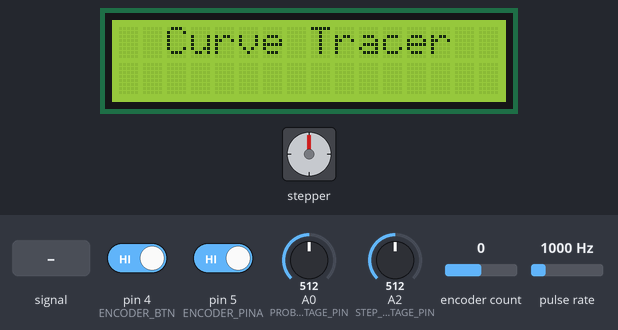
This sketch was run on a simulated Arduino Uno, built with avr-gcc and run on an emulated ATmega328P. Shown: stepper motor, 16×2 character LCD. Wiring (inferred from the names in the program): pulse sensor: data pin 2; stepper motor (2048 steps per turn assumed): coils pin 8, pin 9, pin 10, pin 11. The test bench sets the inputs (shaded band); at power-on: pulse rate 1000 Hz, A0 (PROBE_VOLTAGE_PIN) = 512, pin 4 (ENCODER_BTN) HIGH, pin 5 (ENCODER_PINA) HIGH, A2 (STEP_VOLTAGE_PIN) = 512, encoder count 0. What the sketch prints to the serial monitor is not drawn.

Above: at 0.1 s.
3.3 s: pulse rate (sensor on pin 2) set to 2500 Hz
At 4.9 s:
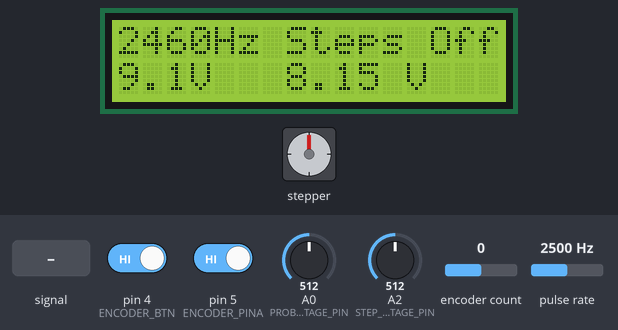
6.3 s: A0 (PROBE_VOLTAGE_PIN) fed a 200 Hz sine of ±81 counts around its level
At 6.86 s:
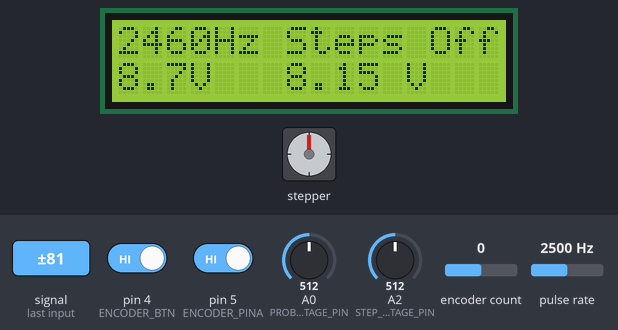
7.8 s: A0 (PROBE_VOLTAGE_PIN) set to 716
At 9.0 s:
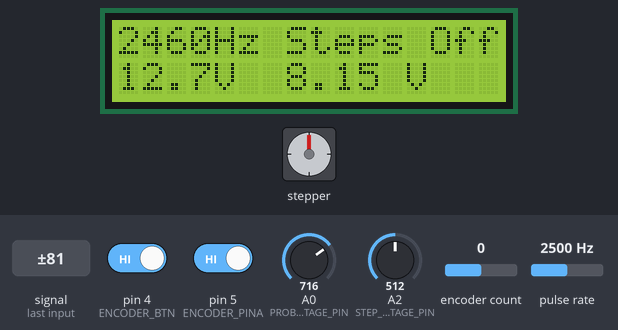
9.3 s: pin 4 (ENCODER_BTN) driven LOW
At 11.0 s:
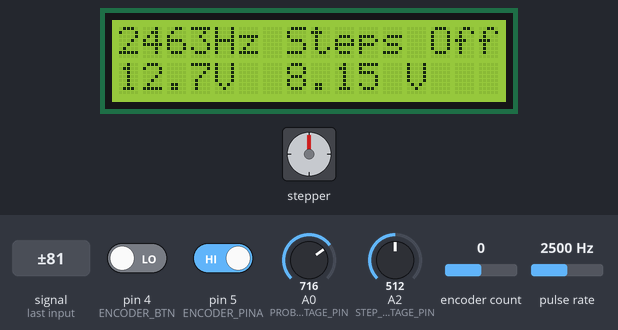
Timing chart, 0 to 12.1 s (numbered marks = the images above; inputs shaded):
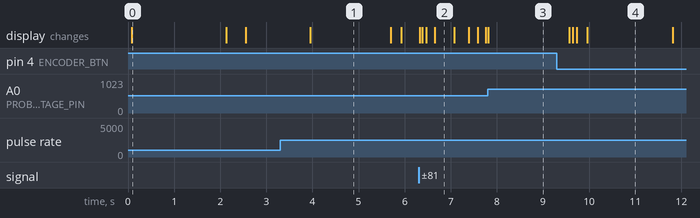

The sketch:

CurveTracerControl.ino
```cpp
// (licence header left out)
#include "RotaryEncoder.h"
#include "QuickStats.h"
#include <LiquidCrystal_I2C.h>

#define FREQ_SCALE_CAL   (float)1.0     // Multiplier to correct frequency
#define FREQ_OFFSET_CAL  (float)0.0     // Multiplier to correct frequency

#define PROBE_SCALE_CAL  (float)3.60    // Multiplier to read correct voltsge.  Modify to calibrate
#define PROBE_OFFSET_CAL (float)0.05    // +/- Offset to adjust, the same offset applies to all frequencies

#define STEP_SCALE_CAL   (float)3.242   // Multiplier to read correct voltsge.  Modify to calibrate
#define STEP_OFFSET_CAL  (float)0.014   // +/- Offset to adjust for proper zero volt reading

#define STEP_CYCLES         1           // how may probe cycles should pass for each step

#define STEP_COUNT_DISPLAY_DURATION 110 // How long to display the step count when it changes, before going back to high voltage display.  No specific units - higher is longer.

#define ENCODER_PINA        5           // Reverse pins A & B if the encoder movement is backwards
#define ENCODER_PINB        6
#define ENCODER_BTN         4

#define FREQ_COUNT_PIN      2
#define PROBE_VOLTAGE_PIN   A0
#define STEP_VOLTAGE_PIN    A2

#define MAX_TIMER_OVERFLOWS 32           // Will cause error display if probe frequnecy drops to about 1 Hz
#define HERTZ_SAMPLES       25           // How many samples of the frequency to use for the display.  The Mode of these is used.  Try increasing if display jitters.
#define VOLTAGE_SAMPLES     5            // How many samples of voltages to use for the display.  The Average of these is used.  Try increasing if display jitters, decrease if voltage display lags.
#define ADC_VOLTAGE_REF     5.021
                                         // 4 bit output to an R2R ladder
                                         // Don't change these.  These must be the first 4 pins of PORTB for the code to function properly
#define R2R_BIT1_PIN        8            // Low order bit - closest to the ground side
#define R2R_BIT2_PIN        9
#define R2R_BIT3_PIN        10
#define R2R_BIT4_PIN        11           // High order bit

// Note: These LCD I2C values may vary.  There are multiple versions of the I2C LCD boards.
// that use different address and pin assignments.  These worked for me but your hardware may differ and require changes.
#define LCD_I2C_ADDR        0x3F
//#define LCD_I2C_ADDR      0x27
#define I2C_EN_PIN          2
#define I2C_RW_PIN          1
#define I2C_RS_PIN          0
#define I2C_D4_PIN          4
#define I2C_D5_PIN          5
#define I2C_D6_PIN          6
#define I2C_D7_PIN          7
#define I2C_BL_PIN          3   //Back light
#define I2C_BACKLIGHT_POLARITY  POSITIVE

QuickStats stats;

LiquidCrystal_I2C lcd(LCD_I2C_ADDR,   // Set the LCD I2C address
                      I2C_EN_PIN,
                      I2C_RW_PIN,
                      I2C_RS_PIN,
                      I2C_D4_PIN,
                      I2C_D5_PIN,
                      I2C_D6_PIN,
                      I2C_D7_PIN,
                      I2C_BL_PIN,
                      I2C_BACKLIGHT_POLARITY);

RotaryEncoder encoder2(ENCODER_PINB, ENCODER_PINA);

volatile unsigned long freqInterruptTime1 = 0xFFFFFFFF;
volatile int timerOverflows = 0;
volatile float highStepVoltage[VOLTAGE_SAMPLES] = {0};
volatile float lowStepVoltage[VOLTAGE_SAMPLES] = {0};
volatile float maxProbeVoltage[VOLTAGE_SAMPLES] = {0};
volatile bool probeFreqError = false;


volatile int stepIndex = 0;
volatile bool stepOutputActive = false;

#define NUM_STEP_PROFILES 7

const byte stepProgression[NUM_STEP_PROFILES][16] = { // position 0 is the number of steps
                                {1,  15,  0,  0,  0,  0,  0,  0,  0,  0,  0,  0,  0,  0,  0,  0},  // one step always max voltage
                                {2,  15,  7,  0,  0,  0,  0,  0,  0,  0,  0,  0,  0,  0,  0,  0},  // two steps alternate max and half voltage
                                {3,  15,  8,  2,  0,  0,  0,  0,  0,  0,  0,  0,  0,  0,  0,  0},  // 3 steps
                                {4,  15, 11,  7,  3,  0,  0,  0,  0,  0,  0,  0,  0,  0,  0,  0},  // 4 steps
                                {5,  15, 12,  9,  6,  3,  0,  0,  0,  0,  0,  0,  0,  0,  0,  0},  // 5 steps
                                {8,  15, 13, 11,  9,  7,  5,  3,  1,  0,  0,  0,  0,  0,  0,  0},  // 8 steps
                                {15, 15, 14, 13, 12, 11, 10,  9,  8,  7,  6,  5,  4,  3,  2,  1}   // 15 steps
                              };

void setup()
{
  lcd.begin(16, 2);
  lcd.clear();
  lcd.setCursor(0, 0);lcd.print(F("  Curve Tracer"));

  pinMode(PROBE_VOLTAGE_PIN,INPUT);
  pinMode(STEP_VOLTAGE_PIN,INPUT);
  pinMode(FREQ_COUNT_PIN,INPUT);
  pinMode(ENCODER_PINA, INPUT_PULLUP);
  pinMode(ENCODER_PINB, INPUT_PULLUP);
  pinMode(ENCODER_BTN, INPUT_PULLUP);

  digitalWrite(R2R_BIT1_PIN,LOW);
  digitalWrite(R2R_BIT2_PIN,LOW);
  digitalWrite(R2R_BIT3_PIN,LOW);
  digitalWrite(R2R_BIT4_PIN,LOW);

  pinMode(R2R_BIT1_PIN,OUTPUT);
  pinMode(R2R_BIT2_PIN,OUTPUT);
  pinMode(R2R_BIT3_PIN,OUTPUT);
  pinMode(R2R_BIT4_PIN,OUTPUT);

  Serial.begin(57600);
  Serial.println("Starting Curve Tracer Control");

  attachInterrupt(digitalPinToInterrupt(FREQ_COUNT_PIN),FreqCount,FALLING);

  encoder2.setPosition(0);

  PCICR |= (1 << PCIE2);    // This enables Pin Change Interrupt 2 that covers Port D - needed for encoder
  PCMSK2 |= (1 << PCINT21) | (1 << PCINT22);  // This enables the interrupt for pin 5 and 6 of Port D - needed for encoder

  delay(2000);
  lcd.clear();

  // Disable timer0 interrupt.  millis(), micros() and dealy() won't function aftger this, but this way timer0 interrupts
  // will not affect timer1, which is used for frequency counting.  All other timing in the sketch is based
  // on counting the cycles for the probe frequency, which is calculated using timer1.
  // and the FreqCount interrupt routine
  TIMSK0 &= ~_BV(TOIE0);

  SetupTimer1();
}

void SetupTimer1() {
  noInterrupts();
  TCCR1A = 0;// set entire TCCR1A register to 0
  TCCR1B = 0;// same for TCCR1B
  TCNT1  = 0;// initialize counter value to 0

  TIMSK1 |= _BV(TOIE1);// enable overflow interrupt

  TCCR1B |= _BV(CS11); // set prescaler to 1.

  interrupts();
}

void FreqCount() {
  static byte cycleCount = 0;
  byte extraOverFlow = 0;
  // stop counter breifly while we check everything
  TCCR1B &= ~(_BV(CS10) | _BV(CS11) | _BV(CS12));
  if ((TIFR1 & bit (TOV1)) && freqInterruptTime1 < 1024) {  // if an overflow is pending, we want to count it
    extraOverFlow++;
  }
  freqInterruptTime1 = TCNT1;
  TCNT1  = 0;// initialize counter value to 0
  TCCR1B |= _BV(CS11); // re-enable timer set prescaler to 8.  Resolution 0.5 uS
  #define TICKS_TIMER_WAS_TURNED_OFF 4  // add to compensate for the timer being off breifly.  This wasnt measured, just a guess

  freqInterruptTime1 += (timerOverflows + extraOverFlow) * 0xFFFF + TICKS_TIMER_WAS_TURNED_OFF;
  timerOverflows = (extraOverFlow == 1) ? -1 : 0; // of an overflow is pending, compensate by setting to -1 so overflow interrupts will set it to 0

  cycleCount++;

  if (cycleCount % STEP_CYCLES == 0 || probeFreqError) {
    int stepCount = GenerateStep (stepIndex, stepOutputActive, probeFreqError);
    ReadVoltages(stepIndex, stepCount);
  }
}

ISR(TIMER1_OVF_vect) {
  timerOverflows++;
  timerOverflows = (timerOverflows > MAX_TIMER_OVERFLOWS) ? MAX_TIMER_OVERFLOWS: timerOverflows;  // too many overflows is a frequency error so hold same value
}

bool checkButton(bool _stepsActive) {
  bool stepsActive = _stepsActive;
  static bool prevStepsActive = !stepsActive;
  static bool buttonDown = false;
  static byte PrevButtonState = HIGH;

  byte buttonState = digitalRead(ENCODER_BTN);

  if ((buttonState == HIGH) && buttonDown)   {    // make sure button was down at leasst 1 full cycle before registering click
    stepsActive = !stepsActive;
    buttonDown = false;
  }
  if ((buttonState == LOW) && PrevButtonState == LOW) {
    buttonDown = true;
  }
  PrevButtonState = buttonState;

  if (prevStepsActive != stepsActive) {
    if (stepsActive) {
      lcd.setCursor(7, 0);lcd.print("         ");
    } else {
      lcd.setCursor(7, 0);lcd.print("Steps Off");
    }
    prevStepsActive = stepsActive;
  }
  return stepsActive;
}

void loop()
{
  static bool prevStepOutputActive = false;
  static unsigned int stepDisplayCountdown = 0;
  static int prevStepIndex = 0;
  static bool stepIndexdisplayOn = false;

  while(1==1) {
    probeFreqError = !DisplayProbeFrequency();

    DisplayProbeMaxVoltage();
    DisplayStepVoltage(stepIndex, stepOutputActive, stepIndexdisplayOn);

    stepOutputActive = checkButton(stepOutputActive);
    if (prevStepOutputActive != stepOutputActive) {
      prevStepIndex = -1;  // Set to invalid value so it looks like a step change to step display triggers
      //encoder2.setPosition(prevStepIndex);
    }

    stepIndex = getStepIndex(stepOutputActive, prevStepIndex);
    if (prevStepIndex !=  stepIndex) {
       stepDisplayCountdown = STEP_COUNT_DISPLAY_DURATION;
       stepIndexdisplayOn = true;
       prevStepIndex = stepIndex;
       prevStepOutputActive = stepOutputActive;
    }
    if (probeFreqError) {  //if no input freqeuncey do this so displays are updated and step voltage turned off
      int stepCount = GenerateStep (stepIndex, stepOutputActive, probeFreqError);
      ReadVoltages(stepIndex, stepCount);
    }
    if (stepIndexdisplayOn && stepDisplayCountdown > 0) {
      stepDisplayCountdown--;
    } else {
      stepIndexdisplayOn = false;
    }
  }
}

bool DisplayProbeFrequency(){
  #define HERTZ_SAMPLES 25
  static float hertzHistory[HERTZ_SAMPLES] = {0};
  static long prevHertz = -1;
  static long hertz = 0;
  float hertzFloat;
  hertzFloat = FREQ_SCALE_CAL * (float)1000000.0 / (float)(freqInterruptTime1)*2.0 + FREQ_OFFSET_CAL;
  hertzFloat = constrain(hertzFloat,0.0,9999.0);

  static int iHistory = 0;
  hertzHistory[iHistory] = round(hertzFloat);
  iHistory++;
  iHistory = (iHistory < HERTZ_SAMPLES) ? iHistory : 0;

  hertz = stats.mode(hertzHistory,HERTZ_SAMPLES,0.1);
  if (hertz != prevHertz) {
    prevHertz = hertz;
    lcd.setCursor(0,0);lcd.print("       ");
    lcd.setCursor(0,0);lcd.print(hertz);lcd.print("Hz");
    return true;
  }
  if (timerOverflows >= MAX_TIMER_OVERFLOWS || hertzFloat >= 9999.0 || hertz == 0 || hertz >= 9999 ) {
     lcd.setCursor(0,0);lcd.print("ERROR  ");
     return false;
  }
}

int getStepIndex(bool stepsActive, int prevStepIndex) {
  static int stepIndex = 0;
  if (stepsActive) {
    int encoderPosition = encoder2.getPosition();
    if (encoderPosition != stepIndex || stepIndex != prevStepIndex) {
      //Serial.println(encoderPosition);
      stepIndex = constrain(encoderPosition,0,NUM_STEP_PROFILES-1);
      encoder2.setPosition(stepIndex);
      lcd.setCursor(7,0);
      if (stepProgression[stepIndex][0] == 1) {
        lcd.print("Single V ");
      } else {
        lcd.print(stepProgression[stepIndex][0]);
        if (stepProgression[stepIndex][0] == 2) {
          lcd.print(" Step   ");
        } else {
          lcd.print(" Steps  ");
        }
      }
    }
  } else {
    encoder2.setPosition(stepIndex);
  }
  return stepIndex;
}

void DisplayStepVoltage(int stepIndex, bool stepsActive, bool stepIndexdisplayOn) {
  if (stepsActive && !stepIndexdisplayOn && (stepProgression[stepIndex][0] != 1)) {
    // this is the max step voltage.  Don't overwrite step off message if steps are off. Dont overwrite single V message
    // also dont display until display time for step count expires
    lcd.setCursor(7,0);lcd.print(stats.average(highStepVoltage,VOLTAGE_SAMPLES),2);lcd.print(" Vhi ");
  }
  if ((stepProgression[stepIndex][0] == 1) || !stepsActive) {
    lcd.setCursor(7,1);lcd.print(stats.average(highStepVoltage,VOLTAGE_SAMPLES),2);lcd.print(" V   ");
  } else {
    if (stepsActive && stepProgression[stepIndex][0] != 1) {
      // this is the min step voltage
      lcd.setCursor(7,1);lcd.print(stats.average(lowStepVoltage,VOLTAGE_SAMPLES),2);lcd.print(" Vlo ");
    }
  }
}

inline void ReadVoltages(int stepIndex, int stepCount) {
  static byte passCount = 0;   //count passes so we can alternate if we read the setp voltage or probe voltage
  static float voltage = 0;
  static bool checkStepVoltage = false;
  static byte probeVoltageIndex = 0;
  static byte highStepVoltageIndex = 0;
  static byte lowStepVoltageIndex = 0;

  // only check one voltage per step because analog read is slow, so figure out which to check
  // if the number of steps is <=2 then the prob voltage must alternate with the step/high low
  // otherwise read probe voltage during a middle step
  if (stepProgression[stepIndex][0] <= 2) {
    if (passCount++ % 2 == 0) {
      checkStepVoltage = true;
    } else {
      checkStepVoltage = false;
    }
  } else {
    if (stepCount == 1 || stepCount == stepProgression[stepIndex][0]) {
      checkStepVoltage = true;
    } else {
      checkStepVoltage = false;
    }
  }

  if (checkStepVoltage) {
    if (stepCount == 1 || stepCount == stepProgression[stepIndex][0]) {
      voltage = analogRead(STEP_VOLTAGE_PIN);  // throw away first read after pin change for better accuracy
      voltage = analogRead(STEP_VOLTAGE_PIN);
      voltage = (voltage * ADC_VOLTAGE_REF / 1024.0 * STEP_SCALE_CAL) + STEP_OFFSET_CAL;
      if (stepCount == 1) {
        highStepVoltage[highStepVoltageIndex++] = voltage;
        highStepVoltageIndex = (highStepVoltageIndex ==  VOLTAGE_SAMPLES) ? 0 : highStepVoltageIndex;
      }
      if (stepCount == stepProgression[stepIndex][0] || stepProgression[stepIndex][0] == 1) {
        lowStepVoltage[lowStepVoltageIndex++] = voltage;
        lowStepVoltageIndex = (lowStepVoltageIndex ==  VOLTAGE_SAMPLES) ? 0 : lowStepVoltageIndex;
      }
    }
  } else {
    voltage = analogRead(PROBE_VOLTAGE_PIN);  // throw away first read after pin change for better accuracy
    voltage = analogRead(PROBE_VOLTAGE_PIN);
    maxProbeVoltage[probeVoltageIndex++] = (voltage * ADC_VOLTAGE_REF / 1024.0 * PROBE_SCALE_CAL) + PROBE_OFFSET_CAL;
    probeVoltageIndex = (probeVoltageIndex ==  VOLTAGE_SAMPLES) ? 0 : probeVoltageIndex;
  }
}

void DisplayProbeMaxVoltage() {
  lcd.setCursor(0,1);lcd.print(stats.average(maxProbeVoltage,VOLTAGE_SAMPLES),1);lcd.print("V ");
}

inline int GenerateStep (int stepIndex, bool stepsActive, bool probeFreqError) {
  static int stepCount = 1;
  stepCount++;
  stepCount = (stepCount > stepProgression[stepIndex][0]) ? 1 : stepCount;

  if (stepsActive && !probeFreqError) {
    // Set the R2R ladder bits on PORTB pins 8 9 10 11
    PORTB = (PORTB & 0xF0) | stepProgression[stepIndex][stepCount];
  } else {
    PORTB &= 0xF0;
  }
  return stepCount;
}

// The Interrupt Service Routine for Pin Change Interrupt
// This routine will only be called on any signal change on encoder pins: exactly when we need to check.
// Encoder uses no cpu time if it is not changing, so other interrupt routins are only potentially affected while encoder is is being used
ISR(PCINT2_vect) {
  encoder2.tick(); // just call tick() to check the state.
}
```

QuickStats.h
```cpp
/* QuickStats.h - Library for quick descriptive statistics of an array samples[] of size m,
* assuming a normal distribution.
* Created by David Dubins, January 10th, 2016.
* Released into the public domain.
*/

#ifndef QuickStats_h
#define QuickStats_h

#include <Arduino.h>

class QuickStats {
public:
QuickStats();
~QuickStats();
float average(float samples[],int m);
float fabs(float sample);
float g_average(float samples[],int m);
float minimum(float samples[],int m);
float maximum(float samples[],int m);
float stdev(float samples[],int m);
float stderror(float samples[],int m);
float CV(float samples[],int m);
void bubbleSort(float A[],int len);
float median(float samples[],int m);
float mode(float samples[],int m,float epsilon);
float slope(float x[],float samples[],int m);
float intercept(float x[],float samples[],int m);
void filternan(float samples[],int &m);
void f_round(float samples[], int, int);
};

#endif
//END OF FILE
```

Source omitted: QuickStats.cpp (5736 bytes)

Measured:
- after the input at 3.3 s, the display: changes after 0.65 s (image 1)
- after the input at 6.3 s, the display: first changes at once (image 2 shows a later state)
- after the input at 9.3 s, the display: first changes after 0.27 s (image 4 shows a later state)
- what the display in image 0 shows lasts 2.0 s, from 0.1 s to 2.1 s
- what the display in image 1 shows lasts 1.8 s, from 3.9 s to 5.7 s
- what the display in image 2 shows lasts 0.4 s, from 6.7 s to 7.1 s
